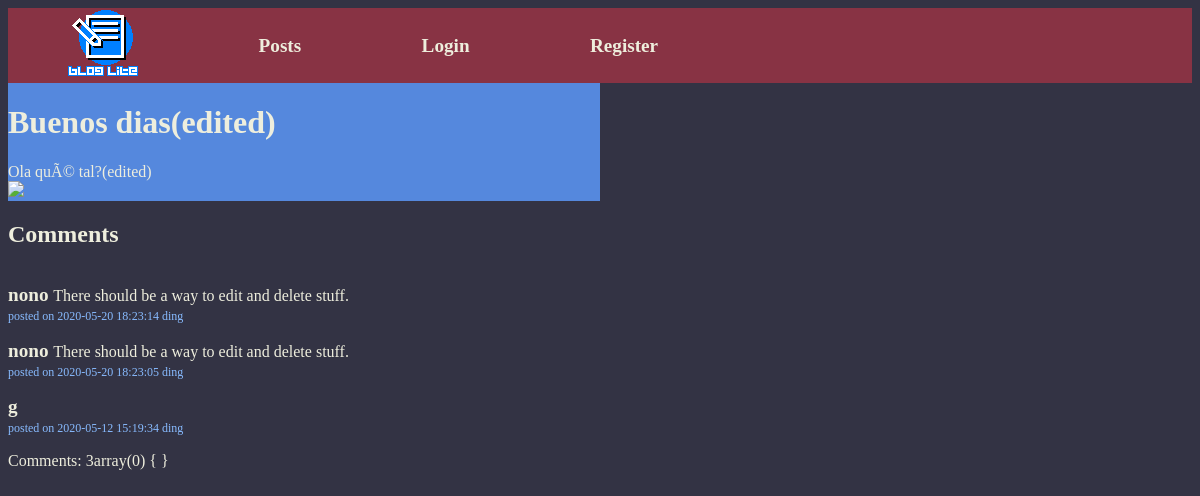
Page /?page=article&indexA=9 on the committed database.
### tables this page shows
CREATE TABLE `article` (
  `title` varchar(255) DEFAULT NULL,
  `body` text,
  `submitDate` timestamp NOT NULL DEFAULT CURRENT_TIMESTAMP,
  `indexA` int(8) NOT NULL,
  `indexP` int(8) NOT NULL
);

CREATE TABLE `reaction` (
  `comment` text,
  `posted` datetime NOT NULL DEFAULT CURRENT_TIMESTAMP,
  `indexR` int(8) NOT NULL,
  `indexP` int(8) NOT NULL,
  `indexA` int(8) NOT NULL
);

CREATE TABLE `person` (
  `nickname` varchar(100) DEFAULT NULL,
  `email` varchar(50) DEFAULT NULL,
  `passcode` varchar(60) DEFAULT NULL,
  `indexP` int(8) NOT NULL
);

### Controller/postC.php (called while the page is built, shortened)
<?php
include('View/PostV.php');
class PostC extends PostM
	{
		public function __construct()
		{
			$this->DataObject = DB::accessDB();
		}
		public function readArticle($indexA)
		{
			$PostV = new PostV();
			$Article = $this->viewOnePost($indexA);
			$currentPic = $Article->fileURL;
			$currentTitle = $Article->title;
			$currentBody = $Article->body;
			$PostV->viewArticle ($currentTitle, $currentBody, $currentPic);
		}
	}
?>

### View/article.php (called while the page is built)
<?php
include('Controller/PostC.php');
include('Controller/commentC.php');
$indexA = $_GET['indexA'];
$PostC = new PostC();
$PostC->readArticle($indexA);
$CommentC = new CommentC();
$CommentC->newComment();

### Model/dbConnect.php (called while the page is built)
<?php
class DB
{
    public static function accessDB()
    {
        try
        {
            $DataObject = new PDO('mysql:host=localhost;dbname=projectdb', 'root', 'root');
            $DataObject->setAttribute(PDO::ATTR_ERRMODE, PDO::ERRMODE_EXCEPTION);
            return $DataObject;
        }
        catch (Exception $Error)
        {
            die ('Not connected to database <br>'. $Error->getMessage());
        }
    }
}

### Model/postM.php (called while the page is built, shortened)
<?php
	class PostM
	{
		public function viewOnePost($indexA)
		{
			$Article =  $this->DataObject->query("SELECT * FROM article WHERE indexA='$indexA'")->fetch(PDO::FETCH_OBJ);
			return $Article;
		}
	}

### Model/commentM.php (called while the page is built, shortened)
<?php
	class CommentM
	{
		public function viewComment($indexA)
		{
			return $this->DataObject->query("SELECT * FROM reaction INNER JOIN person ON reaction.indexP=person.indexP WHERE indexA='$indexA' ORDER BY posted DESC")->fetchAll();
		}
	}

### View/commentV.php (the view, shortened to what this page needs)
<?php
	class commentV
	{
		public function commentList($fetchResult)
        {
            echo "<h2>Comments</h2>";
			echo "<div>";
			$i = 0;
            foreach ($fetchResult as $key)
            {
				echo"<p><a href='?page=profile&indexP=" . $key['indexP'] . "'>" . $key['nickname'] . " </a>" . $key['comment'] . "<br><span class='notice'> posted on " . $key['posted'] . "</span>";
				if ($key['indexP'] == $_SESSION['indexP'])
				{
					echo '<a href="?page=editcomment&indexR=' . $key['indexR'] . '"><img alt="edit" src="img/edit.png"> Edit </a>
					<a href="?page=commdel&indexR=' . $key['indexR'] . '&indexA=' . $key['indexA'] . '"><img alt="delete" src="img/delete.png"> Delete </a></p>';
				}
				else
				{
					echo "<span class='notice'> ding </span></p>";
				}
				$i++;
			}
			echo"</div>";
			echo "Comments: " . $i;
		}
	}

### View/postV.php (shortened to what this page needs)
<?php
	class PostV
	{
		public function viewArticle($currentTitle, $currentBody, $currentPic)
		{
			echo
			'<div class="article">
			<h1>' . $currentTitle . '</h1>'. $currentBody . '<div><img src="Upload/' . $currentPic . '" ></div>
			</div>';
		}
	}

### Assets/style.css (style rules this page uses)
* { color: #EED; font-family: Georgia; transition: all 0.1s; }
.article { max-width: 50%; background: #58d; }
body { background: #334; }
a { text-decoration: none; font-weight: bold; font-size: 1.2em; margin: auto; }
.notice { color: #8bf; font-size: 0.75em; }

### rows in the picture
article: title "Buenos dias(edited)", body "Ola quÃ© tal?(edited)"
reaction: indexP.nickname "nono", comment "There should be a way to edit and delete stuff.", posted "2020-05-20 18:23:14"
reaction: indexP.nickname "nono", comment "There should be a way to edit and delete stuff.", posted "2020-05-20 18:23:05"
reaction: indexP.nickname "g", posted "2020-05-12 15:19:34"

### other values in the picture
$i "3"
